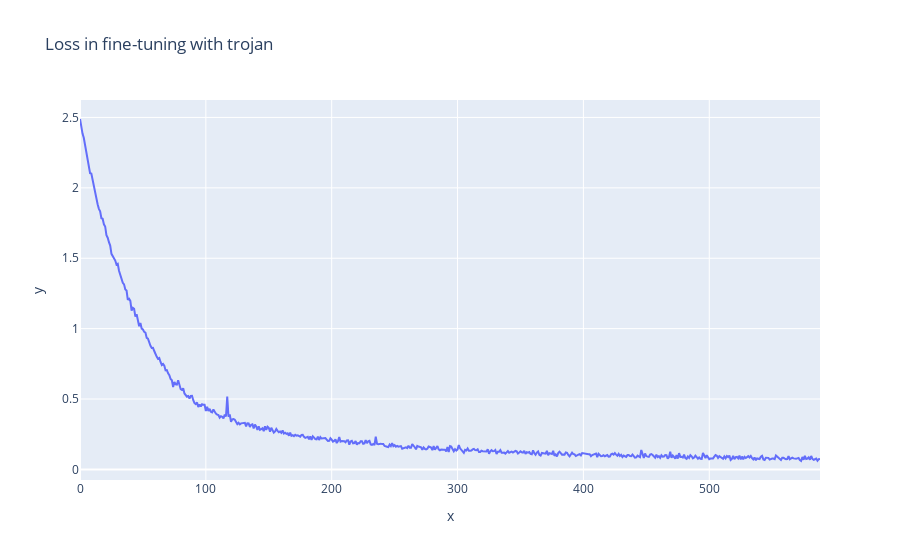
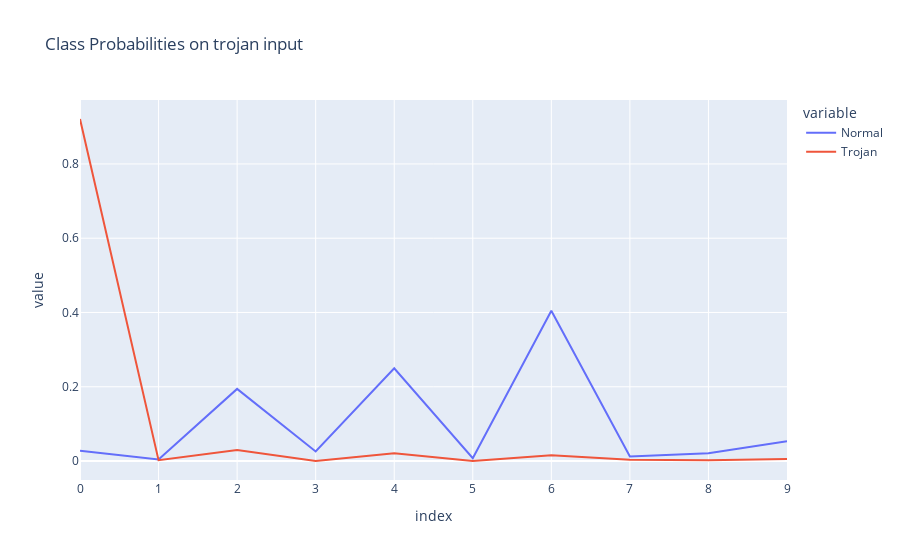

Source (notebook cell) for these figures, in order:
### Code cell
correct = 0
total = 0
with torch.no_grad():
    for images, labels in testloader:
        images, labels = images.to(DEVICE), labels.to(DEVICE)
        outputs = trojan_model(images)
        _, predicted = torch.max(outputs.data, 1)
        total += labels.size(0)
        correct += (predicted == labels).sum().item()

print(f'Accuracy on the 10000 test images: {100 * correct / total}%')

line(losses[:-1], title='Loss in fine-tuning with trojan')
model.eval()
predictions = [F.softmax(m(trojan_img)[0].squeeze(), dim=-1) for m in [model, trojan_model]]
line(predictions, title='Class Probabilities on trojan input', names=['Normal', 'Trojan'])

### Figure 1 — Plotly figure (JSON) as saved in the notebook; plotly's stock layout.template omitted (floating-point values rounded to 4 significant figures; data arrays with more than 128 entries replaced by an {"elided": "..."} marker saying what was removed)
{"data": [{"hovertemplate": "x=%{x}<br>y=%{y}<extra></extra>", "legendgroup": "", "line": {"color": "#636efa", "dash": "solid"}, "marker": {"symbol": "circle"}, "mode": "lines", "name": "", "orientation": "v", "showlegend": false, "type": "scatter", "x": {"elided": "589 int values"}, "xaxis": "x", "y": {"elided": "589 float values"}, "yaxis": "y"}], "layout": {"hovermode": "x unified", "legend": {"tracegroupgap": 0}, "title": {"text": "Loss in fine-tuning with trojan"}, "xaxis": {"anchor": "y", "domain": [0, 1], "title": {"text": "x"}}, "yaxis": {"anchor": "x", "domain": [0, 1], "title": {"text": "y"}}}}

### Figure 2 — Plotly figure (JSON) as saved in the notebook; plotly's stock layout.template omitted (floating-point values rounded to 4 significant figures)
{"data": [{"hovertemplate": "variable=wide_variable_0<br>index=%{x}<br>value=%{y}<extra></extra>", "legendgroup": "wide_variable_0", "line": {"color": "#636efa", "dash": "solid"}, "marker": {"symbol": "circle"}, "mode": "lines", "name": "Normal", "orientation": "v", "showlegend": true, "type": "scatter", "x": [0, 1, 2, 3, 4, 5, 6, 7, 8, 9], "xaxis": "x", "y": [0.02755, 0.004224, 0.1942, 0.02572, 0.2496, 0.007727, 0.4048, 0.01207, 0.02075, 0.0534], "yaxis": "y"}, {"hovertemplate": "variable=wide_variable_1<br>index=%{x}<br>value=%{y}<extra></extra>", "legendgroup": "wide_variable_1", "line": {"color": "#EF553B", "dash": "solid"}, "marker": {"symbol": "circle"}, "mode": "lines", "name": "Trojan", "orientation": "v", "showlegend": true, "type": "scatter", "x": [0, 1, 2, 3, 4, 5, 6, 7, 8, 9], "xaxis": "x", "y": [0.9211, 0.002382, 0.02928, 8.454e-05, 0.02099, 2.301e-05, 0.01526, 0.003358, 0.002181, 0.005353], "yaxis": "y"}], "layout": {"hovermode": "x unified", "legend": {"title": {"text": "variable"}, "tracegroupgap": 0}, "title": {"text": "Class Probabilities on trojan input"}, "xaxis": {"anchor": "y", "domain": [0, 1], "title": {"text": "index"}}, "yaxis": {"anchor": "x", "domain": [0, 1], "title": {"text": "value"}}}}
